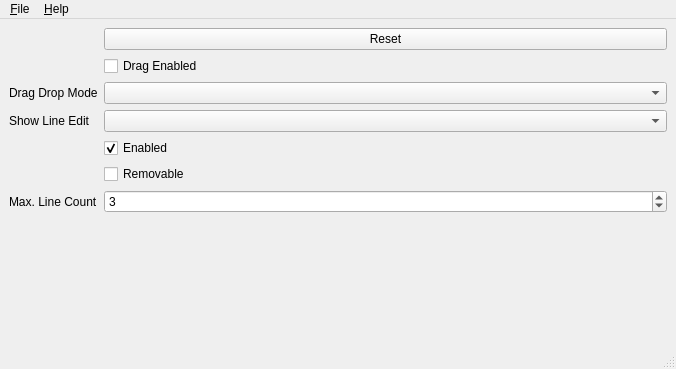
<?xml version="1.0" encoding="UTF-8"?>
<ui version="4.0">
 <class>MainWindow</class>
 <widget class="QMainWindow" name="MainWindow">
  <property name="geometry">
   <rect>
    <x>0</x>
    <y>0</y>
    <width>676</width>
    <height>369</height>
   </rect>
  </property>
  <property name="windowTitle">
   <string>Fibonacci Gui</string>
  </property>
  <widget class="QWidget" name="centralwidget">
   <layout class="QVBoxLayout" name="verticalLayout">
    <item>
     <layout class="QFormLayout" name="formLayout">
      <item row="0" column="1">
       <widget class="QPushButton" name="resetButton">
        <property name="text">
         <string>Reset</string>
        </property>
       </widget>
      </item>
      <item row="1" column="1">
       <widget class="QCheckBox" name="dragEnabledCheckBox">
        <property name="text">
         <string>Drag Enabled</string>
        </property>
       </widget>
      </item>
      <item row="2" column="0">
       <widget class="QLabel" name="label">
        <property name="text">
         <string>Drag Drop Mode</string>
        </property>
       </widget>
      </item>
      <item row="2" column="1">
       <widget class="QComboBox" name="dragDropModeComboBox">
        <property name="frame">
         <bool>true</bool>
        </property>
       </widget>
      </item>
      <item row="3" column="0">
       <widget class="QLabel" name="showLineEditLabel">
        <property name="text">
         <string>Show Line Edit</string>
        </property>
       </widget>
      </item>
      <item row="3" column="1">
       <widget class="QComboBox" name="showLineEditComboBox">
        <property name="frame">
         <bool>true</bool>
        </property>
       </widget>
      </item>
      <item row="4" column="1">
       <widget class="QCheckBox" name="enabledCheckBox">
        <property name="text">
         <string>Enabled</string>
        </property>
        <property name="checked">
         <bool>true</bool>
        </property>
       </widget>
      </item>
      <item row="5" column="1">
       <widget class="QCheckBox" name="removableCheckBox">
        <property name="text">
         <string>Removable</string>
        </property>
       </widget>
      </item>
      <item row="6" column="0">
       <widget class="QLabel" name="lineEditLabel">
        <property name="text">
         <string>Max. Line Count</string>
        </property>
       </widget>
      </item>
      <item row="6" column="1">
       <widget class="QSpinBox" name="maxLineCountSpinBox">
        <property name="sizePolicy">
         <sizepolicy hsizetype="Preferred" vsizetype="Fixed">
          <horstretch>0</horstretch>
          <verstretch>0</verstretch>
         </sizepolicy>
        </property>
        <property name="minimumSize">
         <size>
          <width>100</width>
          <height>0</height>
         </size>
        </property>
        <property name="minimum">
         <number>1</number>
        </property>
        <property name="maximum">
         <number>5</number>
        </property>
        <property name="value">
         <number>3</number>
        </property>
       </widget>
      </item>
     </layout>
    </item>
   </layout>
  </widget>
  <widget class="QMenuBar" name="menubar">
   <property name="geometry">
    <rect>
     <x>0</x>
     <y>0</y>
     <width>676</width>
     <height>30</height>
    </rect>
   </property>
   <widget class="QMenu" name="fileMenu">
    <property name="title">
     <string>&amp;File</string>
    </property>
    <addaction name="separator"/>
    <addaction name="quitAction"/>
   </widget>
   <widget class="QMenu" name="helpMenu">
    <property name="title">
     <string>&amp;Help</string>
    </property>
    <addaction name="aboutAction"/>
   </widget>
   <addaction name="fileMenu"/>
   <addaction name="helpMenu"/>
  </widget>
  <widget class="QStatusBar" name="statusbar"/>
  <action name="aboutAction">
   <property name="enabled">
    <bool>true</bool>
   </property>
   <property name="text">
    <string>&amp;About ...</string>
   </property>
   <property name="menuRole">
    <enum>QAction::MenuRole::AboutRole</enum>
   </property>
  </action>
  <action name="quitAction">
   <property name="enabled">
    <bool>true</bool>
   </property>
   <property name="text">
    <string>&amp;Quit</string>
   </property>
   <property name="menuRole">
    <enum>QAction::MenuRole::QuitRole</enum>
   </property>
  </action>
 </widget>
 <resources/>
 <connections>
  <connection>
   <sender>quitAction</sender>
   <signal>triggered()</signal>
   <receiver>MainWindow</receiver>
   <slot>close()</slot>
   <hints>
    <hint type="sourcelabel">
     <x>-1</x>
     <y>-1</y>
    </hint>
    <hint type="destinationlabel">
     <x>20</x>
     <y>20</y>
    </hint>
   </hints>
  </connection>
 </connections>
 <slots>
  <slot>on_about()</slot>
 </slots>
</ui>
